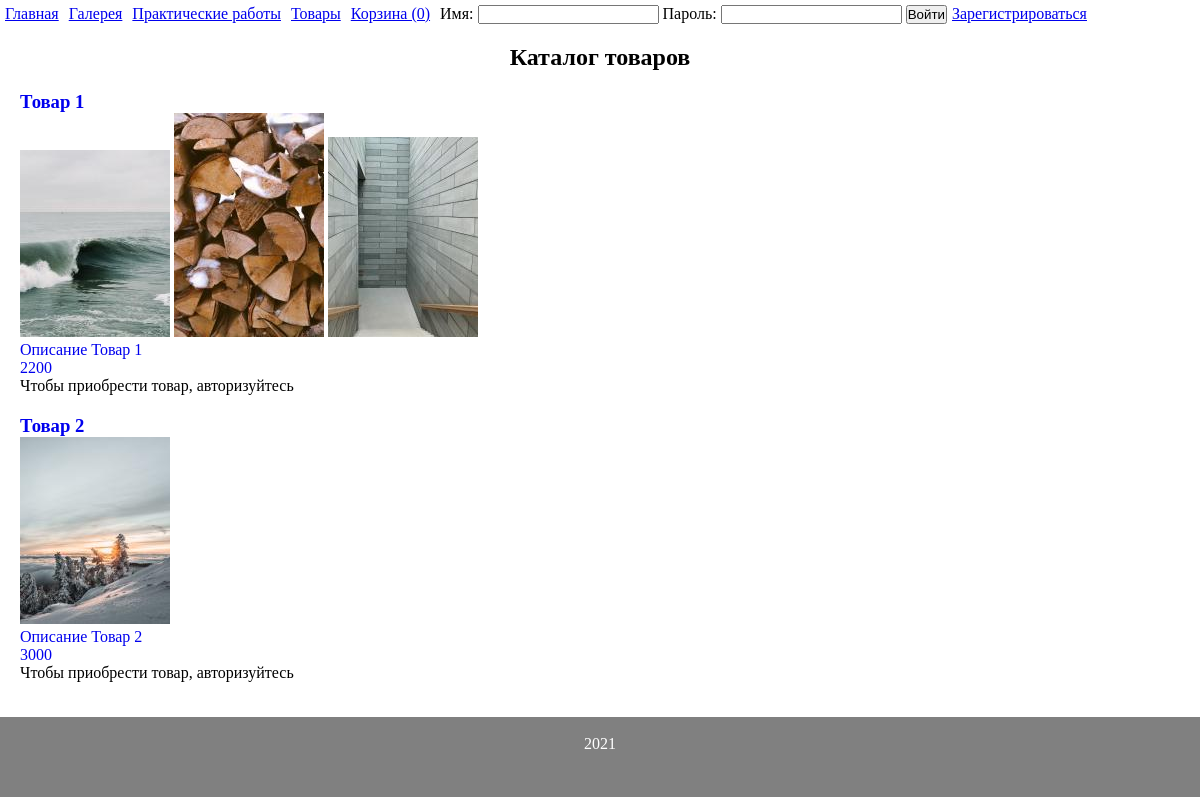
/products, run on an earlier commit of the app's database.
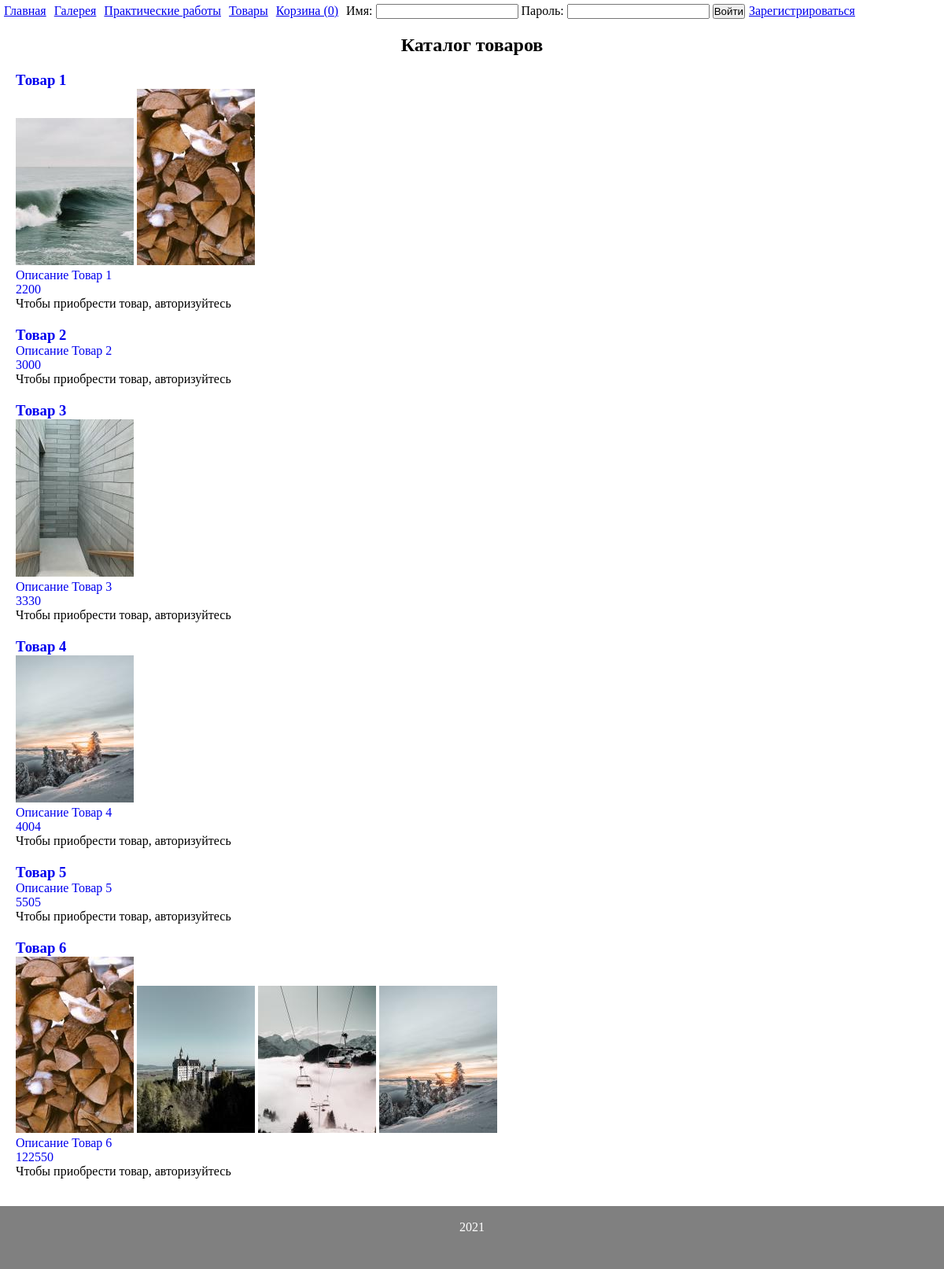
And on a later commit of the database.
### tables this page shows
CREATE TABLE `products` (
  `id` int(11) NOT NULL,
  `name` mediumtext NOT NULL,
  `description` mediumtext NOT NULL,
  `more_description` text NOT NULL,
  `price` int(11) NOT NULL,
  `sreated_at` date NOT NULL
);

CREATE TABLE `pictures` (
  `id` int(11) NOT NULL,
  `id_products` int(11) NOT NULL,
  `image` mediumtext NOT NULL,
  `size` int(11) NOT NULL
);

### engine/db_connections.php (called while the page is built, shortened)
<?php
function getConnect() {
    static $db = null;
    if (is_null($db)) {
        $db = @mysqli_connect(DB_HOST . ':' . DB_PORT, DB_USERNAME, DB_PASSWORD, DB_DATABASE) or die("Ошибка " . mysqli_connect_error());
    }
    return $db;
}
function getDBRequest($request) {
    $res = @mysqli_query(getConnect(), $request) or die(mysqli_error(getConnect()));
    if ($res === true) {
        $row = true;
    } else if (isset($res->num_rows)) {
        $row = mysqli_fetch_all($res, MYSQLI_ASSOC);
    } else {
        $row = false;
    }
    return $row;
}

### models/basket.php (called while the page is built, shortened)
<?php
function countInBasket($sessionId) {
    $count =  getDBRequest("SELECT COUNT(id_products) AS count FROM basket WHERE id_session='{$sessionId}'");
    return $count[0]['count'];
}

### engine/controller.php (called while the page is built, shortened)
<?php
function prepareVariables($url_array) {
    if ($url_array[1] == "") {
        $params['page'] = 'index';
    } else {
        $params['page'] = $url_array[1];
    }
    $params['countP'] = countInBasket(session_id());
    $params['layout'] = 'app';
    switch ($params['page']) {
        case 'products':
            $params['page'] = implode('/', ['catalog', $url_array[1]]);
            $params['products'] = getProducts();
            $params['pictures'] = getPictures();
            break;
    }
    return $params;
}

### models/products.php (called while the page is built, shortened)
<?php
function getProducts($limit = null) {
    if (is_null($limit)) {
        return getDBRequest('SELECT * FROM products');
    } else {
        return getDBRequest("SELECT * FROM products LIMIT {$limit}");
    }
}
function getPictures() {
    return getDBRequest('SELECT * FROM pictures');
}

### models/users.php (called while the page is built, shortened)
<?
function secPassword($pass) {
    return password_hash($pass, PASSWORD_DEFAULT);
}
function hasUser($req) {
    $user = getDBRequest("SELECT * FROM users WHERE username='{$req}'");
    if ($req === $user[0]['username']) {
        $user[0]['role'] = secPassword($user[0]['role']);
        return $user[0];
    } else {
        return false;
    }
}

### templates/catalog/products.php (the view, shortened to what this page needs)
<div class="titlePage">
    <h2>Каталог товаров</h2>
</div>
<div>
    <?php if (!empty($products)):
        foreach ($products as $item): ?>
        <form action="/buy" method="post">
            <div class="galleryCard">
                <a href="/item/<?=$item['id']?>" style="text-decoration: none;">
                    <h3><?=$item['name']?></h3>
                    <?php if(!empty($pictures)): ?>
                        <?php foreach($pictures as $pic): ?>
                            <?php if($pic['id_products'] == $item['id']): ?>
                                <img src='/img/products/tmb/<?=$pic['image']?>' width="150" alt="">
                            <?php endif; ?>
                        <?php endforeach; ?>
                    <?php endif; ?>
                    <div><?=$item['description']?></div>
                    <span><?=$item['price']?></span>
                </a>
                <?php if ($username): ?>
                    <button type="submit">Купить</button>
                <?php else: ?>
                    <div>Чтобы приобрести товар, авторизуйтесь</div>
                <?php endif; ?>
            </div>
        </form>
    <?php endforeach;
        endif; ?>
</div>

### public/index.php (shortened to what this page needs)
<?php
$url_array = explode('/', $_SERVER['REQUEST_URI']);
$params = prepareVariables($url_array);
if (isset($params['page'])) {
    $page = $params['page'];
    unset($params['page']);
}
$params['username'] = hasUser($_SESSION['username'])['username'];
echo render($page, $params);

### engine/functions.php (shortened to what this page needs)
<?php
function render($page, $params) {
    $year = date('Y');
    return renderTemplate(LAYOUTS_DIR . $params['layout'], [
        'menu' => renderTemplate('/layouts/menu', $params),
        'auth' => renderTemplate('/layouts/auth', $params),
        'content' => renderTemplate($page, $params),
        'year' => $year
    ]);
}
function renderTemplate($page, $params = []) {
    $fileName = TEMPLATES_DIR . $page . ".php";
    if (file_exists($fileName)) {
        include $fileName;
    }
    return ob_get_clean();
}

### templates/layouts/menu.php
<?php
$nav = [
    [
        'title' => 'Главная',
        'uri' => '/'
    ],
    [
        'title' => 'Галерея',
        'uri' => '/gallery'
    ],
    [
        'title' => 'Практические работы',
        'uri' => '#',
        'subitems' => [
            [
                'title' => 'Практическая работа №3',
                'uri' => "/third"
            ],
            [
                'title' => 'Практическая работа №4',
                'uri' => "/fourth"
            ],
            [
                'title' => 'Практическая работа №5',
                'uri' => "/fifth"
            ],
            [
                'title' => 'Практическая работа №6',
                'uri' => "/sixth"
            ]
        ]
    ],
    [
        'title' => "Товары",
        'uri' => '#',
        'subitems' => [
            [
                'title' => 'Каталог',
                'uri' => "/products"
            ],
            [
                'title' => 'Добавить в каталог',
                'uri' => "/edit-item"
            ]
        ]
    ],
    [
        'title' => "Корзина (".$countP.")",
        'uri' => '/basket'
    ]
];
echo setMenu($nav);

### models/menu.php
<?php
function setMenu($arrMenu) {
    $strOut = '<ul>';
        foreach ($arrMenu as $key) {
            $strOut .= "<li><a href=\"{$key['uri']}\">{$key['title']}</a>";
            if (isset($key['subitems'])) {
                $strOut .= "<ul>";
                $strOut .= setMenu($key['subitems']);
                $strOut .= "</ul>";
            }
            $strOut .= "</li>";
        }
    $strOut .= '</ul>';
    return $strOut;
}

### templates/layouts/auth.php
<div class="n-auth">
    <?php if ($username): ?>
        <span>Добро пожаловать, <?=$username?></span>
        <div style="padding-left: 5px;"><a href="/logout">Выйти</a></div>
    <?php else: ?>
        <form action="/auth" method="post">
        Имя:
        <input type="text" name="username">
        Пароль:
        <input type="password" name="password">
        <button type="submit">Войти</button>
        </form>
        <div class="b-auth">
            <a href="/register">Зарегистрироваться</a>
        </div>
    <?php endif; ?>
</div>

### templates/layouts/app.php (shortened to what this page needs)
<!DOCTYPE html>
<html lang="ru">
    <head>
        <link rel="stylesheet" href="/css/main.css">
    </head>
    <body>
        <nav>
            <?=$menu?>
            <?=$auth?>
        </nav>
            <?=$content?>
        <footer>
            <div class="year">
                <?=$year?>
            </div>
        </footer>
    </body>
</html>

### public/css/main.css (style rules this page uses)
* { margin: 0; padding: 0; }
body { display: -webkit-box; display: -ms-flexbox; display: flex; -webkit-box-orient: vertical; -webkit-box-direction: normal; -ms-flex-direction: column; flex-direction: column; }
nav { display: -webkit-box; display: -ms-flexbox; display: flex; }
.n-auth { padding: 5px; display: -webkit-box; display: -ms-flexbox; display: flex; }
.b-auth { padding-left: 5px; }
nav ul { display: -webkit-box; display: -ms-flexbox; display: flex; list-style-type: none; }
nav li { padding: 5px; }
h1, h2, footer { margin-top: 15px; }
.titlePage { text-align: center; }
.galleryCard { display: -ms-grid; display: grid; margin: 20px; }
form { margin: 0 auto; }
footer { text-align: center; background-color: grey; color: white; height: 10vh; white-space: pre-line; display: -webkit-box; display: -ms-flexbox; display: flex; -webkit-box-pack: center; -ms-flex-pack: center; justify-content: center; }

What changed in the data, as far as the page shows it:
changed products "Товар 1": loses pictures (image (picture))
changed products "Товар 2": loses pictures (image (picture))
added products: name "Товар 3", description "Описание Товар 3", price "3330", pictures (image (picture))
added products: name "Товар 4", description "Описание Товар 4", price "4004", pictures (image (picture))
added products: name "Товар 5", description "Описание Товар 5", price "5505"
added products: name "Товар 6", description "Описание Товар 6", price "122550"
added pictures: image (picture), shown under "Товар 6"
added pictures: image (picture), shown under "Товар 6"
added pictures: image (picture), shown under "Товар 6"
added pictures: image (picture), shown under "Товар 6"
